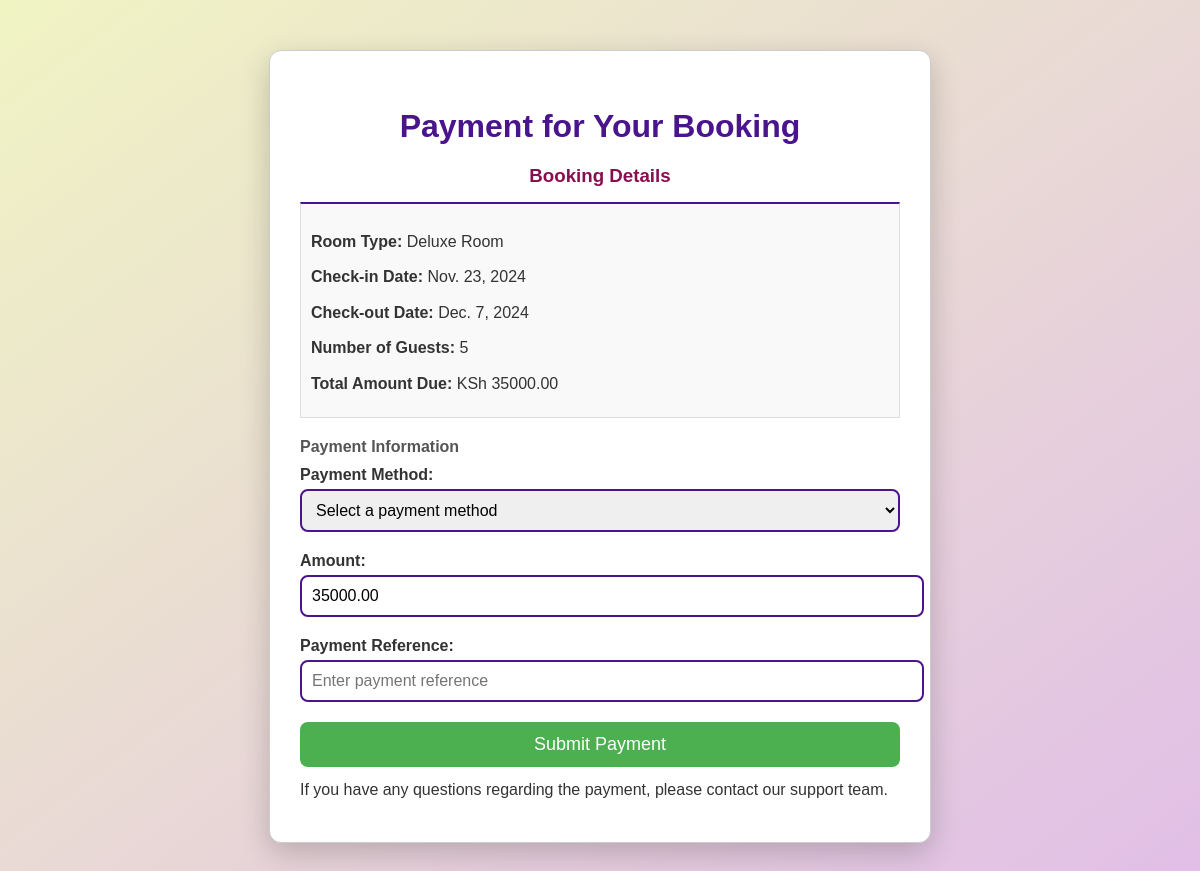
The app's page /payment/31/ with its own data.
### core/models.py (models this page shows, shortened)
class Booking(models.Model):
    room = models.ForeignKey(Room, on_delete=models.CASCADE)
    user = models.ForeignKey(User, on_delete=models.CASCADE)
    check_in_date = models.DateField()
    check_out_date = models.DateField()
    number_of_guests = models.PositiveIntegerField()
    total_price = models.DecimalField(max_digits=10, decimal_places=2, default=0.00)
    created_at = models.DateTimeField(default=timezone.now)

class Room(models.Model):
    ROOM_TYPES = [
        ('deluxe', 'Deluxe Room'),
        ('executive', 'Executive Suite'),
        ('standard', 'Standard Room'),
    ]
    room_type = models.CharField(max_length=50, choices=ROOM_TYPES)
    description = models.TextField()
    price_per_night = models.DecimalField(max_digits=10, decimal_places=2)
    image = models.ImageField(upload_to='room_images/')
    capacity = models.PositiveIntegerField(help_text="Maximum number of guests")
    available = models.BooleanField(default=True)
    is_booked = models.BooleanField(default=False)
    amenities = models.ManyToManyField(Amenity, blank=True)

### core/views.py (the view, shortened to what this page needs)
# urls.py: path('payment/<int:booking_id>/', process_payment, name='process_payment'),
def process_payment(request, booking_id):
    booking = get_object_or_404(Booking, id=booking_id)
    return render(request, 'payment.html', {'booking': booking})

### core/templates/payment.html (shortened to what this page needs)
{% load static %}
<!DOCTYPE html>
<html lang="en">
<head>
    <link rel="stylesheet" href="{% static 'css/payment.css' %}">
</head>
<body>
    <div class="container">
        <h2>Payment for Your Booking</h2>
        <h3>Booking Details</h3>
        <div class="booking-details">
            <p><strong>Room Type:</strong> {{ booking.room.get_room_type_display }}</p>
            <p><strong>Check-in Date:</strong> {{ booking.check_in_date }}</p>
            <p><strong>Check-out Date:</strong> {{ booking.check_out_date }}</p>
            <p><strong>Number of Guests:</strong> {{ booking.number_of_guests }}</p>
            <p><strong>Total Amount Due:</strong> KSh {{ booking.total_price }}</p>
        </div>
        <h4>Payment Information</h4>
        <form method="post">
            <div class="form-group">
                <label for="payment_method">Payment Method:</label>
                <select id="payment_method" name="payment_method" required>
                    <option value="" disabled selected>Select a payment method</option>
                </select>
            </div>
            <div class="form-group">
                <label for="amount">Amount:</label>
                <input type="number" id="amount" name="amount" value="{{ booking.total_price }}" readonly>
            </div>
            <div class="form-group">
                <label for="payment_reference">Payment Reference:</label>
                <input type="text" id="payment_reference" name="payment_reference" placeholder="Enter payment reference" required>
            </div>
            <button type="submit">Submit Payment</button>
        </form>
        <p>If you have any questions regarding the payment, please contact our support team.</p>
    </div>
</body>
</html>

### core/static/css/payment.css (style rules this page uses)
.container { max-width: 600px; margin: 20px auto; padding: 20px; border: 1px solid #ccc; border-radius: 5px; box-shadow: 0 2px 10px rgba(0, 0, 0, 0.1); }
h2, h3, h4 { color: #333; }
.booking-details { margin-bottom: 20px; padding: 10px; background-color: #f9f9f9; border: 1px solid #ddd; }
.form-group { margin-bottom: 15px; }
label { display: block; margin-bottom: 5px; }
input[type="text"], input[type="number"], select { width: 100%; padding: 8px; border: 1px solid #ccc; border-radius: 4px; }
button { padding: 10px 15px; background-color: #007bff; color: white; border: none; border-radius: 4px; cursor: pointer; }

### core/templates/payment.html (style rules this page uses)
body { font-family: 'Arial', sans-serif; margin: 0; padding: 0; background: linear-gradient(to bottom right, #f0f4c3, #e1bee7); color: #333; }
.container { max-width: 600px; margin: 50px auto; padding: 30px; background-color: #ffffff; border-radius: 12px; box-shadow: 0 10px 30px rgba(0, 0, 0, 0.2); transition: transform 0.3s ease; }
h2 { color: #4a148c; font-size: 32px; margin-bottom: 10px; text-align: center; }
h3 { color: #880e4f; margin-top: 20px; margin-bottom: 15px; text-align: center; }
h4 { color: #555; margin-top: 15px; margin-bottom: 10px; }
.booking-details { border-top: 2px solid #4a148c; padding-top: 15px; margin-top: 15px; text-align: left; }
p { margin: 10px 0; line-height: 1.6; }
.form-group { margin-bottom: 20px; }
label { display: block; font-weight: bold; margin-bottom: 5px; }
input[type="number"], input[type="text"], select { width: 100%; padding: 10px; border: 2px solid #4a148c; border-radius: 8px; font-size: 16px; transition: border-color 0.3s; }
button { background-color: #4caf50; color: white; padding: 12px; border: none; border-radius: 8px; cursor: pointer; font-size: 18px; width: 100%; transition: background-color 0.3s; }

### records on screen
Booking: room.room_type "Deluxe Room", check_in_date "Nov. 23, 2024", check_out_date "Dec. 7, 2024", number_of_guests "5", total_price "35000.00", amount "35000.00"
